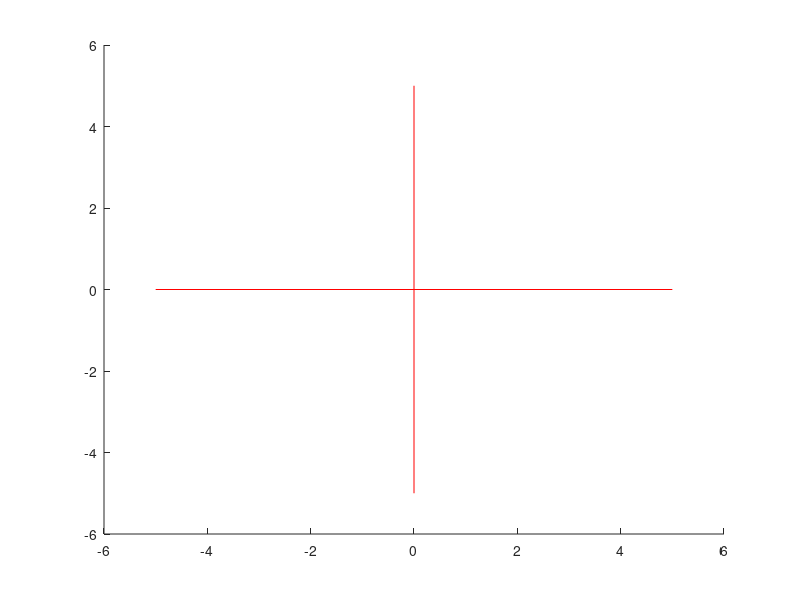

Here is the MATLAB script that generated this plot:
eixox=[5 0 0; -5 0 0]
eixoy=[0 5 0; 0 -5  0]
eixoz=[0 0 5 ; 0 0 -5]

hold on;
plot3(eixox(:,1),eixox(:,2),eixox(:,3),'r')
plot3(eixoy(:,1),eixoy(:,2),eixoy(:,3),'r')
plot3(eixoz(:,1),eixoz(:,2),eixoz(:,3),'r')